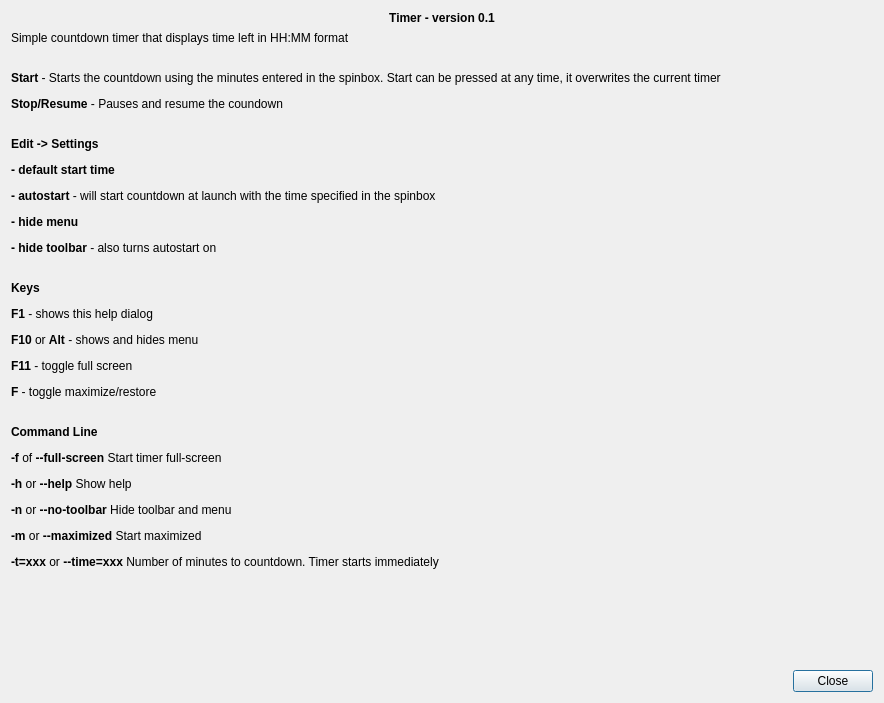
<?xml version="1.0" encoding="UTF-8"?>
<ui version="4.0">
 <class>Help</class>
 <widget class="QDialog" name="Help">
  <property name="geometry">
   <rect>
    <x>0</x>
    <y>0</y>
    <width>884</width>
    <height>703</height>
   </rect>
  </property>
  <property name="windowTitle">
   <string>About Timer</string>
  </property>
  <layout class="QGridLayout" name="gridLayout">
   <item row="0" column="0">
    <widget class="QLabel" name="label">
     <property name="text">
      <string>&lt;html&gt;&lt;head/&gt;&lt;body&gt;&lt;p&gt;&lt;span style=&quot; font-weight:600;&quot;&gt;Timer - version 0.1&lt;/span&gt;&lt;/p&gt;&lt;/body&gt;&lt;/html&gt;</string>
     </property>
     <property name="alignment">
      <set>Qt::AlignCenter</set>
     </property>
    </widget>
   </item>
   <item row="1" column="0">
    <widget class="QLabel" name="label_2">
     <property name="text">
      <string>&lt;html&gt;&lt;head/&gt;&lt;body&gt;&lt;p&gt;Simple countdown timer that displays time left in HH:MM format&lt;br/&gt;&lt;/p&gt;&lt;p&gt;&lt;span style=&quot; font-weight:600;&quot;&gt;Start &lt;/span&gt;- Starts the countdown using the minutes entered in the spinbox. Start can be pressed at any time, it overwrites the current timer&lt;/p&gt;&lt;p&gt;&lt;span style=&quot; font-weight:600;&quot;&gt;Stop/Resume&lt;/span&gt; - Pauses and resume the coundown&lt;br/&gt;&lt;/p&gt;&lt;p&gt;&lt;span style=&quot; font-weight:600;&quot;&gt;Edit -&amp;gt; Settings&lt;/span&gt;&lt;/p&gt;&lt;p&gt;&lt;span style=&quot; font-weight:600;&quot;&gt;- default start time&lt;/span&gt;&lt;/p&gt;&lt;p&gt;&lt;span style=&quot; font-weight:600;&quot;&gt;- autostart &lt;/span&gt;- will start countdown at launch with the time specified in the spinbox&lt;/p&gt;&lt;p&gt;&lt;span style=&quot; font-weight:600;&quot;&gt;- hide menu&lt;/span&gt;&lt;/p&gt;&lt;p&gt;&lt;span style=&quot; font-weight:600;&quot;&gt;- hide toolbar&lt;/span&gt; - also turns autostart on&lt;br/&gt;&lt;/p&gt;&lt;p&gt;&lt;span style=&quot; font-weight:600;&quot;&gt;Keys&lt;/span&gt;&lt;/p&gt;&lt;p&gt;&lt;span style=&quot; font-weight:600;&quot;&gt;F1 &lt;/span&gt;- shows this help dialog&lt;/p&gt;&lt;p&gt;&lt;span style=&quot; font-weight:600;&quot;&gt;F10 &lt;/span&gt;or &lt;span style=&quot; font-weight:600;&quot;&gt;Alt &lt;/span&gt;- shows and hides menu&lt;/p&gt;&lt;p&gt;&lt;span style=&quot; font-weight:600;&quot;&gt;F11 &lt;/span&gt;- toggle full screen&lt;/p&gt;&lt;p&gt;&lt;span style=&quot; font-weight:600;&quot;&gt;F&lt;/span&gt; - toggle maximize/restore&lt;/p&gt;&lt;p&gt;&lt;span style=&quot; font-weight:600;&quot;&gt;&lt;br/&gt;Command Line&lt;/span&gt;&lt;/p&gt;&lt;p&gt;&lt;span style=&quot; font-weight:600;&quot;&gt;-f&lt;/span&gt; of &lt;span style=&quot; font-weight:600;&quot;&gt;--full-screen&lt;/span&gt; Start timer full-screen&lt;/p&gt;&lt;p&gt;&lt;span style=&quot; font-weight:600;&quot;&gt;-h &lt;/span&gt;or &lt;span style=&quot; font-weight:600;&quot;&gt;--help &lt;/span&gt;Show help&lt;/p&gt;&lt;p&gt;&lt;span style=&quot; font-weight:600;&quot;&gt;-n&lt;/span&gt; or &lt;span style=&quot; font-weight:600;&quot;&gt;--no-toolbar&lt;/span&gt; Hide toolbar and menu&lt;/p&gt;&lt;p&gt;&lt;span style=&quot; font-weight:600;&quot;&gt;-m&lt;/span&gt; or &lt;span style=&quot; font-weight:600;&quot;&gt;--maximized&lt;/span&gt; Start maximized&lt;/p&gt;&lt;p&gt;&lt;span style=&quot; font-weight:600;&quot;&gt;-t=xxx&lt;/span&gt; or &lt;span style=&quot; font-weight:600;&quot;&gt;--time=xxx &lt;/span&gt;&lt;span style=&quot; color:#000000;&quot;&gt;Number of minutes to countdown. Timer starts immediately&lt;/span&gt;&lt;/p&gt;&lt;/body&gt;&lt;/html&gt;</string>
     </property>
     <property name="textFormat">
      <enum>Qt::RichText</enum>
     </property>
    </widget>
   </item>
   <item row="2" column="0">
    <spacer name="verticalSpacer">
     <property name="orientation">
      <enum>Qt::Vertical</enum>
     </property>
     <property name="sizeHint" stdset="0">
      <size>
       <width>20</width>
       <height>40</height>
      </size>
     </property>
    </spacer>
   </item>
   <item row="3" column="0">
    <widget class="QDialogButtonBox" name="buttonBox">
     <property name="orientation">
      <enum>Qt::Horizontal</enum>
     </property>
     <property name="standardButtons">
      <set>QDialogButtonBox::Close</set>
     </property>
    </widget>
   </item>
  </layout>
 </widget>
 <resources/>
 <connections>
  <connection>
   <sender>buttonBox</sender>
   <signal>rejected()</signal>
   <receiver>Help</receiver>
   <slot>reject()</slot>
   <hints>
    <hint type="sourcelabel">
     <x>295</x>
     <y>284</y>
    </hint>
    <hint type="destinationlabel">
     <x>286</x>
     <y>274</y>
    </hint>
   </hints>
  </connection>
  <connection>
   <sender>buttonBox</sender>
   <signal>accepted()</signal>
   <receiver>Help</receiver>
   <slot>accept()</slot>
   <hints>
    <hint type="sourcelabel">
     <x>227</x>
     <y>278</y>
    </hint>
    <hint type="destinationlabel">
     <x>157</x>
     <y>274</y>
    </hint>
   </hints>
  </connection>
 </connections>
</ui>
